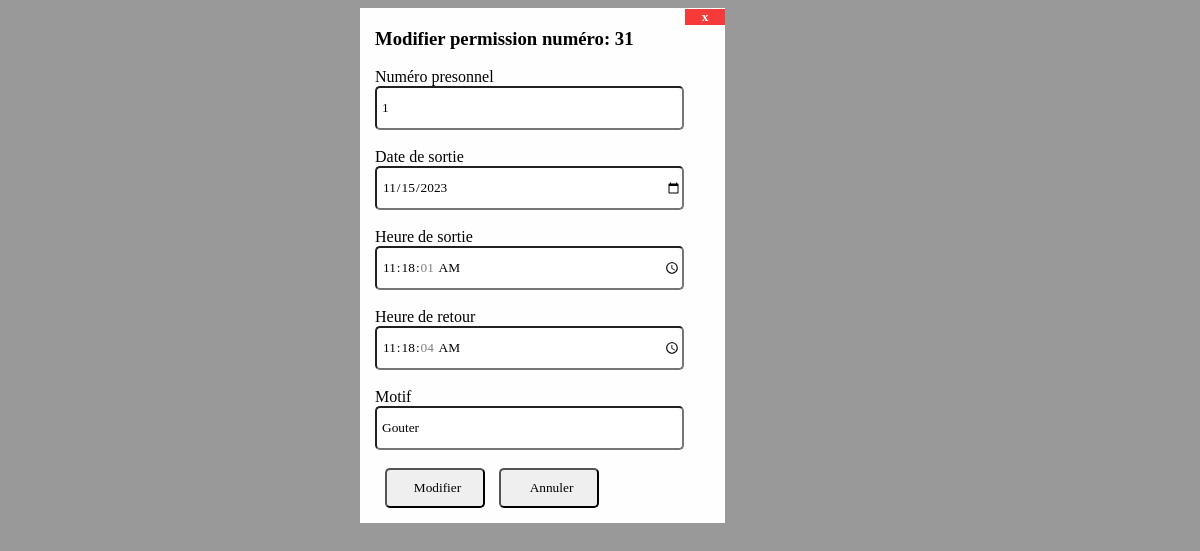
The app's page /permission_modifier.php?id=31 with its own data.
### tables this page shows
CREATE TABLE IF NOT EXISTS `permission` (
  `id_permission` int NOT NULL AUTO_INCREMENT,
  `numero_personnel` int NOT NULL,
  `date_permission` date NOT NULL,
  `heure_sortie` time DEFAULT NULL,
  `heure_retour` time DEFAULT NULL,
  `motif` varchar(255) DEFAULT NULL,
  PRIMARY KEY (`id_permission`,`numero_personnel`)
);

### permission_modifier.php (the view, shortened to what this page needs)
<!DOCTYPE html>
<html lang="en">
<head>
    <link rel="stylesheet" href="modifier.css">
</head>
<body>
<?php
        include_once "bd.php";
        $id = $_GET['id'];
        $req = mysqli_query($con, "SELECT * FROM permission WHERE id_permission = $id");
        $row = mysqli_fetch_assoc($req);
    ?>
    <div class="formulaire">
        <button class="close"><a href="permission.php">x</a></button>
        <h3>Modifier permission numéro: <?=$row['id_permission']?></h3>
        <form action="" method="post">
            <label>Numéro presonnel</label>
            <input type="number" name="numero_personnel" value="<?=$row['numero_personnel']?>"><br>
            <label>Date de sortie</label>
            <input type="date" name="date_permission" value="<?=$row['date_permission']?>"><br>
            <label>Heure de sortie</label>
            <input type="time" name="heure_sortie" value="<?=$row['heure_sortie']?>"><br>
            <label>Heure de retour</label>
            <input type="time" name="heure_retour" value="<?=$row['heure_retour']?>"><br>
            <label>Motif</label>
            <input type="text" name="motif" value="<?=$row['motif']?>"><br>
            <input type="submit" value="Modifier" name="btn" id="ajout" class="btn" id="modif">
            <input type="reset" value="Annuler" id="annuler" class="btn" id="suppr">
        </form>
    </div>
</body>
</html>

### modifier.css (style rules this page uses)
* { padding: 0%; font-family: cursive; }
body { margin-left: 30%; background-color: #999; }
input { display: block; width: 300px; height: 40px; border-radius: 5px; padding-left: 5px; }
.btn { display: inline-block; width: 100px; margin-left: 10px; }
.formulaire { background-color: rgb(254, 254, 254); width: 350px; padding-top: 1px; padding-left: 15px; padding-bottom: 15px; }

### permission_modifier.php (style rules this page uses)
.close { background-color: rgba(245, 37, 37, 0.904); width:40px; float: right; border: none; margin: 0; }
.close a { color: white; text-decoration: none; font-weight: bolder; }

### records on screen
permission: id_permission "31", numero_personnel "1", date_permission "11/15/2023", heure_sortie "11:18:01", heure_retour "11:18:04", motif "Gouter"
